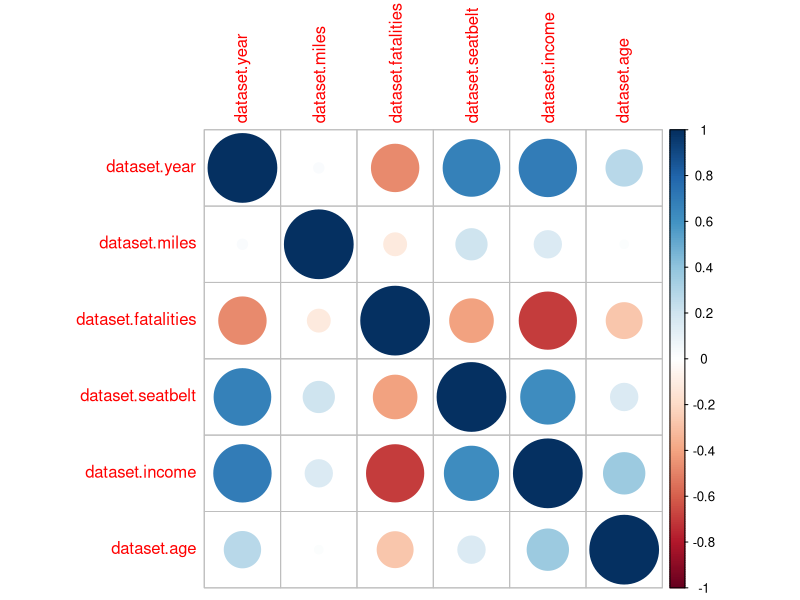
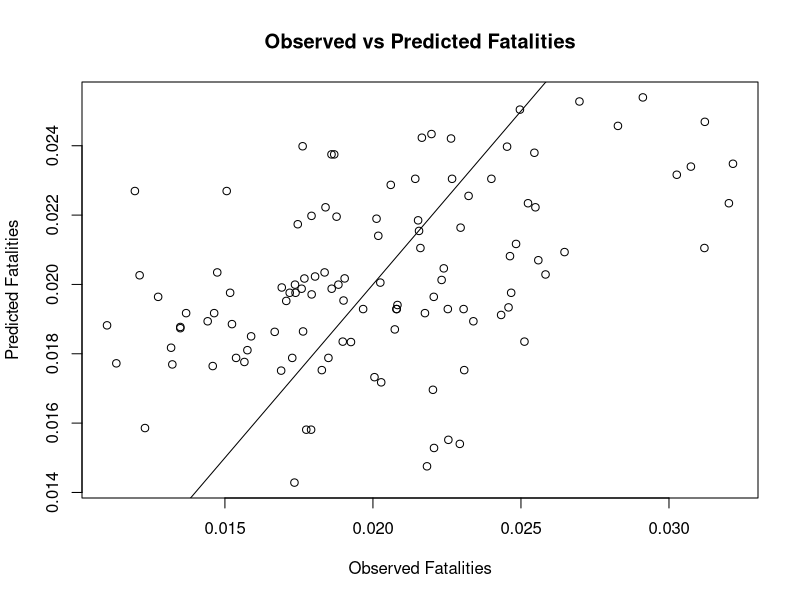
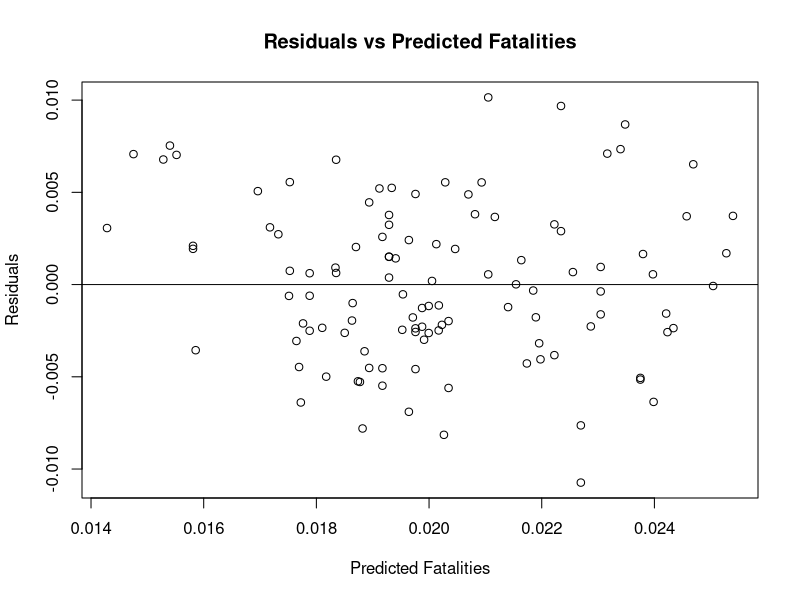
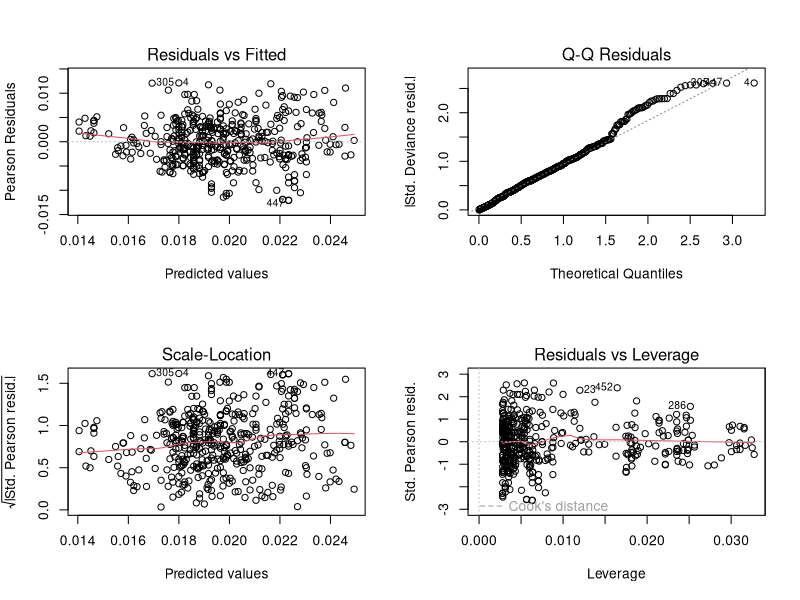

R code for these plots, in order:
## ---- chunk 1
knitr::opts_chunk$set(echo = TRUE)
## ---- chunk 2
# data source https://vincentarelbundock.github.io/Rdatasets/datasets.html
# This code reads the 'USSeatBelts.csv' file into R as a dataframe named 'dataset'
dataset = read.csv("USSeatBelts.csv")

# Removes all rows with NA (missing) values.
dataset = na.omit(dataset)

#unction displays the first 5 rows of the dataset for a preliminary view.
head(dataset)

## ---- chunk 3
# Function provides a detailed summary of the dataset, including data types, missing values, and basic statistics
skimr::skim(dataset)
## ---- chunk 4
# creates a new dataframe 'num' with numeric columns from 'dataset
num=data.frame(dataset$year, dataset$miles, dataset$fatalities, dataset$seatbelt, dataset$income, dataset$age)
# calculates the correlation matrix of 'num' and stores it in 'ncor'
ncor=cor(num)
#  visualizes this correlation matrix.
library(corrplot)
corrplot(ncor)
ncor
## ---- chunk 5
# prepares data for the GLM analysis by selecting relevant variables and creating a new dataframe 'df'
x1 = dataset$seatbelt
x2 = as.factor(dataset$speed70)
x3 = dataset$alcohol
y =  dataset$fatalities
df = data.frame(x1, x2, x3, y)

## ---- chunk 6
# Fits a GLM to the data in 'df' with 'y' as the response variable and other columns as predictors.
dataglm = glm(y~.,df,family = "gaussian")
#displays the results of the GLM.
summary(dataglm)
## ---- chunk 7
# Sets a seed for reproducibility.
# Splits the data into training (80%) and testing (20%) sets.
set.seed(123)
n=nrow(df)
indexes = sample(n,n*(80/100))
trainset = df[indexes,]
testset = df[-indexes,]
dim(testset)
dim(trainset)
## ---- chunk 8
#Fits a GLM on the training set and displays the summary of the model.
dataglm = glm(y~.,trainset,family = "gaussian")
summary(dataglm)

## ---- chunk 9
#Predicts fatalities using the fitted GLM on the test set.
#Compares predictions ('pred') with actual values ('actual') and shows the first few predictions.

pred=predict(dataglm,testset)
actual=testset$y
values= data.frame(pred,actual)
head(values)
## ---- chunk 10
#Calculates the Root Mean Square Error (RMSE) to evaluate the model's predictive accuracy.
RMSE=sqrt(sum(pred-actual)^2/length(actual))
RMSE

## ---- chunk 11
# Predict values using the GLM model
predictions = predict(dataglm, type = "response")

# Plotting observed vs. predicted values
plot(actual, pred, xlab = "Observed Fatalities", ylab = "Predicted Fatalities", main = "Observed vs Predicted Fatalities")
abline(0, 1)

## ---- chunk 12
# Calculating residuals
residuals = actual - pred

# Plotting residuals
plot(pred, residuals, xlab = "Predicted Fatalities", ylab = "Residuals", main = "Residuals vs Predicted Fatalities")

abline(h = 0)

## ---- chunk 13
par(mfrow = c(2, 2))
plot(dataglm)

